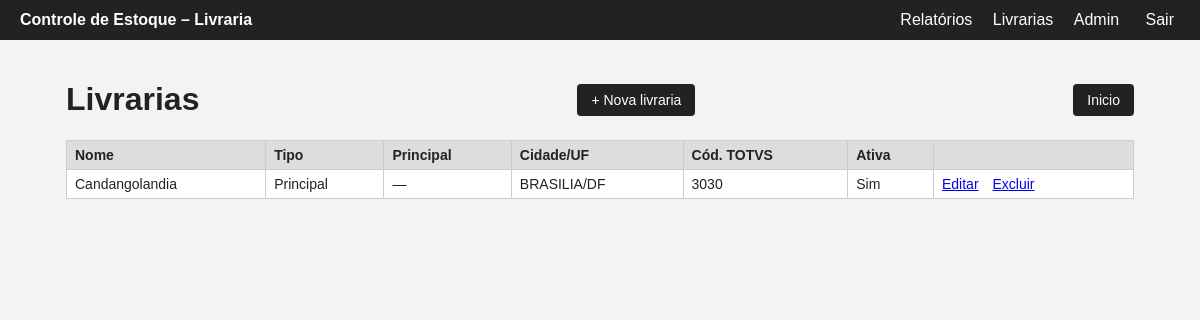
The page /livraria/livrarias/ (signed in) on the database its author committed.
### estoque/models.py (models this page shows, shortened)
class DadosCabecalho(models.Model):
    estadual_responsavel = models.CharField("Estadual responsável", max_length=120, blank=True)
    porte = models.CharField("Porte", max_length=10, choices=PORTES, blank=True)
    cep = models.CharField("CEP", max_length=9, blank=True)
    rua = models.CharField("Rua / Av.", max_length=150, blank=True)
    numero = models.CharField("Nº", max_length=10, blank=True)
    bairro = models.CharField("Bairro", max_length=80, blank=True)
    cidade = models.CharField("Cidade", max_length=80, blank=True)
    uf = models.CharField("UF", max_length=2, blank=True)
    cod_totvs = models.CharField("Cód. TOTVS", max_length=30, blank=True)
    dirigente = models.CharField("Dirigente", max_length=120, blank=True)
    dirigente_tel = models.CharField("Tel. dirigente", max_length=30, blank=True)
    dirigente_email = models.CharField("E-mail dirigente", max_length=120, blank=True)
    vol_estoque = models.CharField("Vol. estoque livraria", max_length=120, blank=True)
    vol_estoque_tel = models.CharField("Tel. vol. estoque", max_length=30, blank=True)
    vol_estoque_email = models.CharField("E-mail vol. estoque", max_length=120, blank=True)
    vol_financeiro = models.CharField("Vol. financeira", max_length=120, blank=True)
    vol_financeiro_tel = models.CharField("Tel. vol. financeira", max_length=30, blank=True)
    vol_financeiro_email = models.CharField("E-mail vol. financeira", max_length=120, blank=True)
    class Meta:
        abstract = True

class Livraria(DadosCabecalho):
    nome = models.CharField("Nome da livraria", max_length=150)
    principal = models.ForeignKey(
        "self", verbose_name="Livraria principal (se for auxiliar)",
        null=True, blank=True, on_delete=models.PROTECT, related_name="auxiliares",
        limit_choices_to={"principal__isnull": True},
    )
    ativa = models.BooleanField(default=True)
    class Meta:
        ordering = ["nome"]
        verbose_name = "Livraria"
        verbose_name_plural = "Livrarias"
    @property
    def eh_auxiliar(self):
        return self.principal_id is not None

### estoque/views.py (the view)
# urls.py: path("livrarias/", views.LivrariaLista.as_view(), name="livraria_lista"),
class LivrariaLista(LoginRequiredMixin, ListView):
    model = Livraria
    template_name = "estoque/livraria_list.html"
    def get_queryset(self):
        return Livraria.objects.select_related("principal")

### estoque/templates/estoque/livraria_list.html (shortened to what this page needs)
{% extends "estoque/base.html" %}
{% block conteudo %}
<div class="barra"><h1>Livrarias</h1><a class="btn" href="{% url 'livraria_nova' %}">+ Nova livraria</a>
<a class="btn" href="{% url 'inicio' %}">Inicio</a></div>
<table class="lista">
  <tr><th>Nome</th><th>Tipo</th><th>Principal</th><th>Cidade/UF</th><th>Cód. TOTVS</th><th>Ativa</th><th></th></tr>
  {% for l in object_list %}
  <tr>
    <td>{{ l.nome }}</td>
    <td>{% if l.eh_auxiliar %}Auxiliar{% else %}Principal{% endif %}</td>
    <td>{{ l.principal.nome|default:"—" }}</td>
    <td>{{ l.cidade }}{% if l.uf %}/{{ l.uf }}{% endif %}</td>
    <td>{{ l.cod_totvs }}</td>
    <td>{{ l.ativa|yesno:"Sim,Não" }}</td>
    <td class="acoes"><a href="{% url 'livraria_editar' l.pk %}">Editar</a> <a href="{% url 'livraria_excluir' l.pk %}">Excluir</a></td>
  </tr>
  {% empty %}<tr><td colspan="7">Nenhuma livraria cadastrada.</td></tr>{% endfor %}
</table>
{% endblock %}

### estoque/static/estoque/painel.css (style rules this page uses)
* { box-sizing:border-box }
body { margin:0;font-family:Arial,Helvetica,sans-serif;background:#f3f3f3;color:#222 }
.barra { display:flex;justify-content:space-between;align-items:center }
.btn { background:#222;color:#fff;border:0;padding:8px 14px;border-radius:4px;text-decoration:none;cursor:pointer;font-size:14px }
table.lista { width:100%;border-collapse:collapse;background:#fff }
table.lista th,table.lista td { border:1px solid #ccc;padding:6px 8px;text-align:left;font-size:14px }
table.lista th { background:#ddd }
.acoes a { margin-right:10px }

### rows shown on the page
Livraria: nome "Candangolandia", shows "Principal", principal.nome "—", cidade "BRASILIA", uf "DF", cod_totvs "3030", ativa "Sim"
